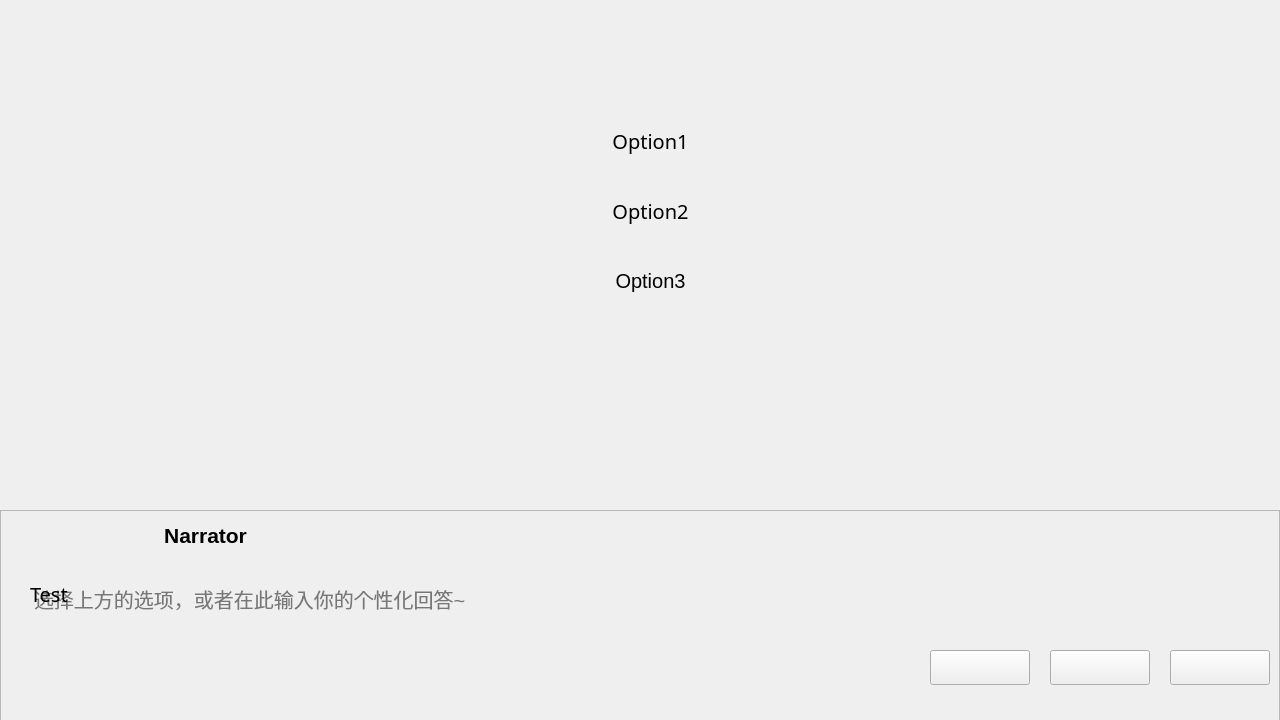
<?xml version="1.0" encoding="UTF-8"?>
<ui version="4.0">
 <class>MainWindow</class>
 <widget class="QMainWindow" name="MainWindow">
  <property name="geometry">
   <rect>
    <x>0</x>
    <y>0</y>
    <width>1280</width>
    <height>720</height>
   </rect>
  </property>
  <property name="windowTitle">
   <string>choose_model</string>
  </property>
  <property name="styleSheet">
   <string notr="true">#centralwidget{
border-image: url(:/image1/resource/classroom.png);}</string>
  </property>
  <widget class="QWidget" name="centralwidget">
   <widget class="QFrame" name="frame">
    <property name="geometry">
     <rect>
      <x>0</x>
      <y>510</y>
      <width>1280</width>
      <height>211</height>
     </rect>
    </property>
    <property name="styleSheet">
     <string notr="true">#frame{
        border-image: url(:/image1/resource/message.png);
    }</string>
    </property>
    <property name="frameShape">
     <enum>QFrame::Shape::StyledPanel</enum>
    </property>
    <property name="frameShadow">
     <enum>QFrame::Shadow::Raised</enum>
    </property>
    <widget class="QLabel" name="label_name">
     <property name="geometry">
      <rect>
       <x>70</x>
       <y>0</y>
       <width>271</width>
       <height>51</height>
      </rect>
     </property>
     <property name="font">
      <font>
       <pointsize>16</pointsize>
       <bold>true</bold>
      </font>
     </property>
     <property name="layoutDirection">
      <enum>Qt::LayoutDirection::LeftToRight</enum>
     </property>
     <property name="styleSheet">
      <string notr="true">#label{letter-spacing:5px;}</string>
     </property>
     <property name="text">
      <string>Narrator</string>
     </property>
     <property name="alignment">
      <set>Qt::AlignmentFlag::AlignCenter</set>
     </property>
    </widget>
    <widget class="QLabel" name="label_content">
     <property name="geometry">
      <rect>
       <x>30</x>
       <y>70</y>
       <width>711</width>
       <height>71</height>
      </rect>
     </property>
     <property name="font">
      <font>
       <family>微软雅黑</family>
       <pointsize>15</pointsize>
       <bold>false</bold>
      </font>
     </property>
     <property name="text">
      <string>Test</string>
     </property>
     <property name="alignment">
      <set>Qt::AlignmentFlag::AlignLeading|Qt::AlignmentFlag::AlignLeft|Qt::AlignmentFlag::AlignTop</set>
     </property>
     <property name="wordWrap">
      <bool>true</bool>
     </property>
    </widget>
    <widget class="QPushButton" name="pushButton_save">
     <property name="geometry">
      <rect>
       <x>1050</x>
       <y>140</y>
       <width>100</width>
       <height>35</height>
      </rect>
     </property>
     <property name="styleSheet">
      <string notr="true">#pushButton_save{
	border-image: url(:/image2/resource/save_button2.png);}
#pushButton_save:hover{
	border-image: url(:/image2/resource/save_hover.png);}</string>
     </property>
     <property name="text">
      <string/>
     </property>
    </widget>
    <widget class="QPushButton" name="pushButton_exit">
     <property name="geometry">
      <rect>
       <x>1170</x>
       <y>140</y>
       <width>100</width>
       <height>35</height>
      </rect>
     </property>
     <property name="styleSheet">
      <string notr="true">#pushButton_exit{
	border-image: url(:/image2/resource/exit_button2.png);}
#pushButton_exit:hover{
border-image: url(:/image2/resource/exit_hover.png);}</string>
     </property>
     <property name="text">
      <string/>
     </property>
    </widget>
    <widget class="QPushButton" name="pushButton_next">
     <property name="geometry">
      <rect>
       <x>930</x>
       <y>140</y>
       <width>100</width>
       <height>35</height>
      </rect>
     </property>
     <property name="styleSheet">
      <string notr="true">#pushButton_next{
border-image: url(:/image2/resource/next_button.png);
}
#pushButton_next:hover{
	border-image: url(:/image2/resource/next_button2.png);
}</string>
     </property>
     <property name="text">
      <string/>
     </property>
    </widget>
    <widget class="QPlainTextEdit" name="plainTextEdit_input">
     <property name="geometry">
      <rect>
       <x>30</x>
       <y>70</y>
       <width>711</width>
       <height>71</height>
      </rect>
     </property>
     <property name="font">
      <font>
       <pointsize>15</pointsize>
      </font>
     </property>
     <property name="styleSheet">
      <string notr="true">#plainTextEdit_input{
background-color:transparent;
border:None;
}</string>
     </property>
     <property name="placeholderText">
      <string>选择上方的选项，或者在此输入你的个性化回答~</string>
     </property>
    </widget>
   </widget>
   <widget class="QPushButton" name="pushButton_option1">
    <property name="geometry">
     <rect>
      <x>360</x>
      <y>100</y>
      <width>581</width>
      <height>81</height>
     </rect>
    </property>
    <property name="font">
     <font>
      <family>微软雅黑</family>
      <pointsize>15</pointsize>
     </font>
    </property>
    <property name="styleSheet">
     <string notr="true">#pushButton_option1{
    image: url(:/image1/resource/button.png);
    background-color:transparent;
    border:None;
    }
    #pushButton_option1:hover{
        image: url(:/image1/resource/button2.png);
    }
    #pushButton_option1:pressed{
        image:url(:/image1/resource/button3.png);
    }</string>
    </property>
    <property name="text">
     <string>Option1</string>
    </property>
   </widget>
   <widget class="QPushButton" name="pushButton_option2">
    <property name="geometry">
     <rect>
      <x>360</x>
      <y>170</y>
      <width>581</width>
      <height>81</height>
     </rect>
    </property>
    <property name="font">
     <font>
      <family>微软雅黑</family>
      <pointsize>15</pointsize>
     </font>
    </property>
    <property name="styleSheet">
     <string notr="true">#pushButton_option2{
    image: url(:/image1/resource/button.png);
    background-color:transparent;
    border:None;
    }
    #pushButton_option2:hover{
        image: url(:/image1/resource/button2.png);
    }
    #pushButton_option2:pressed{
        image:url(:/image1/resource/button3.png);
    }</string>
    </property>
    <property name="text">
     <string>Option2</string>
    </property>
   </widget>
   <widget class="QPushButton" name="pushButton_option3">
    <property name="geometry">
     <rect>
      <x>360</x>
      <y>240</y>
      <width>581</width>
      <height>81</height>
     </rect>
    </property>
    <property name="font">
     <font>
      <pointsize>15</pointsize>
     </font>
    </property>
    <property name="styleSheet">
     <string notr="true">#pushButton_option3{
    image: url(:/image1/resource/button.png);
    background-color:transparent;
    border:None;
    }
    #pushButton_option3:hover{
        image: url(:/image1/resource/button2.png);
    }
    #pushButton_option3:pressed{
        image:url(:/image1/resource/button3.png);
    }</string>
    </property>
    <property name="text">
     <string>Option3</string>
    </property>
   </widget>
   <widget class="QLabel" name="label_img_left">
    <property name="geometry">
     <rect>
      <x>0</x>
      <y>220</y>
      <width>450</width>
      <height>450</height>
     </rect>
    </property>
    <property name="styleSheet">
     <string notr="true">border-image: url(:/people/resource/girl_smile-removebg-preview.png);</string>
    </property>
    <property name="text">
     <string/>
    </property>
   </widget>
   <widget class="QLabel" name="label_8">
    <property name="geometry">
     <rect>
      <x>0</x>
      <y>220</y>
      <width>450</width>
      <height>450</height>
     </rect>
    </property>
    <property name="styleSheet">
     <string notr="true">border-image: url(:/people/resource/girl_shy-removebg-preview (2).png);</string>
    </property>
    <property name="text">
     <string/>
    </property>
   </widget>
   <widget class="QLabel" name="label_img_right">
    <property name="geometry">
     <rect>
      <x>860</x>
      <y>200</y>
      <width>500</width>
      <height>500</height>
     </rect>
    </property>
    <property name="font">
     <font>
      <pointsize>15</pointsize>
     </font>
    </property>
    <property name="styleSheet">
     <string notr="true">border-image: url(:/people/resource/boy_normal_-removebg-preview.png);</string>
    </property>
    <property name="text">
     <string/>
    </property>
   </widget>
   <zorder>label_img_left</zorder>
   <zorder>label_8</zorder>
   <zorder>label_img_right</zorder>
   <zorder>frame</zorder>
   <zorder>pushButton_option1</zorder>
   <zorder>pushButton_option2</zorder>
   <zorder>pushButton_option3</zorder>
  </widget>
 </widget>
 <resources>
  <include location="resource1.qrc"/>
 </resources>
 <connections/>
</ui>
